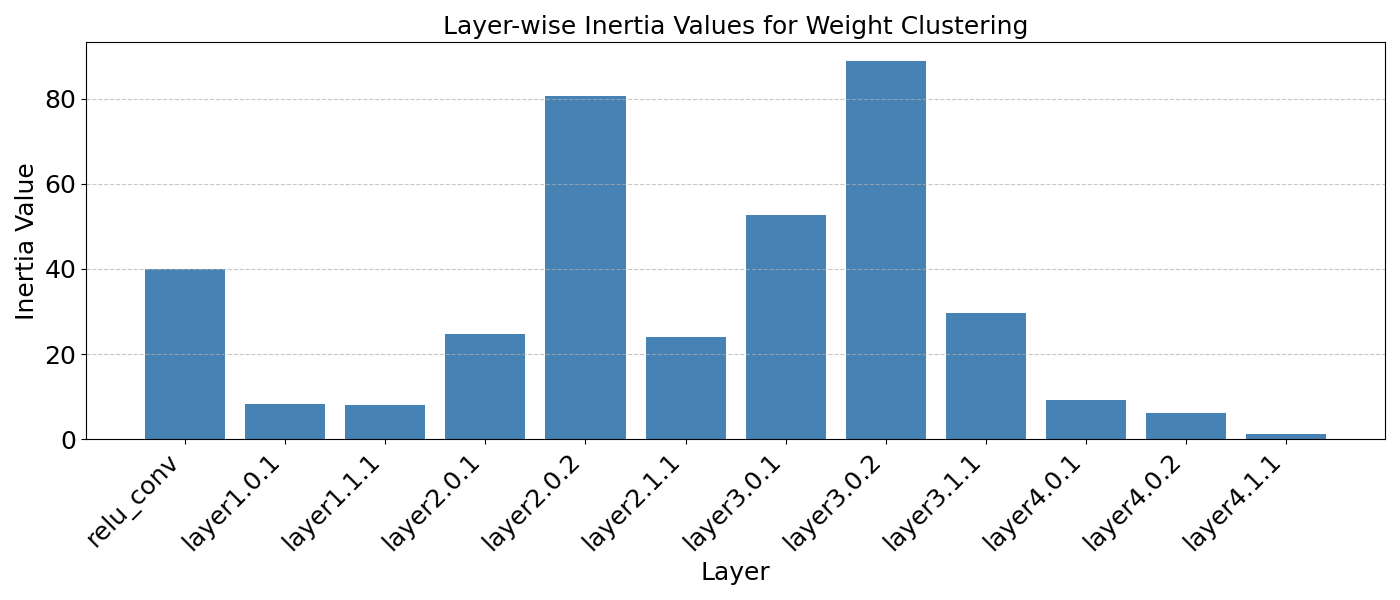

This figure's Python source:
import matplotlib.pyplot as plt

# Given inertia values
inertia_dict = {
    "relu_conv": 39.86,
    "layer1.0.1": 8.28,
    "layer1.1.1": 8.14,
    "layer2.0.1": 24.73,
    "layer2.0.2": 80.65,
    "layer2.1.1": 24.07,
    "layer3.0.1": 52.67,
    "layer3.0.2": 88.76,
    "layer3.1.1": 29.74,
    "layer4.0.1": 9.24,
    "layer4.0.2": 6.08,
    "layer4.1.1": 1.22,
}

# Extracting layers and inertia values
layers = list(inertia_dict.keys())
inertia_values = list(inertia_dict.values())

# Plotting
plt.figure(figsize=(14, 6))  # Increase figure width
plt.bar(layers, inertia_values, color='steelblue')
plt.xlabel("Layer", fontsize=18)
plt.ylabel("Inertia Value", fontsize=18)
plt.title("Layer-wise Inertia Values for Weight Clustering", fontsize=18)
plt.xticks(rotation=45, ha='right', fontsize=18)
plt.yticks(fontsize=18)
plt.tight_layout()
plt.grid(axis='y', linestyle='--', alpha=0.7)

# Show plot
plt.show()
plt.savefig("resnet18_cifar10_split_plot.png")
